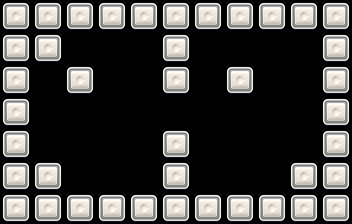

Below is a game level as drawn by its tile map, then a one-line description and the .tmx that defines it (tile-layer data replaced by summaries):
An orthogonal 11x7 tile map with 32x32 px tiles, 1 tile layer (background) and 5 objects (CellNormalPearl0, CellNormalPearl2, CellOpenGate0, CellRainDrop0, CellNormalPearl1).

<map version="1.0" orientation="orthogonal" width="11" height="7" tilewidth="32" tileheight="32">
 <tileset firstgid="1" name="game_atlas_Q2" tilewidth="32" tileheight="32">
  <image source="game_atlas_Q2.png" width="512" height="512" />
 </tileset>
 <layer name="background" width="11" height="7">
  <data>[77 cells, 68 non-empty, 3 distinct tile ids]</data>
 </layer>
 <objectgroup name="object" width="11" height="7">
  <object name="CellNormalPearl0" x="256" y="160" width="32" height="32" />
  <object name="CellNormalPearl2" x="64" y="32" width="32" height="32" />
  <object name="CellOpenGate0" x="160" y="96" width="32" height="32" />
  <object name="CellRainDrop0" x="64" y="160" width="32" height="32" />
  <object name="CellNormalPearl1" x="96" y="96" width="32" height="32" />
 </objectgroup>
</map>